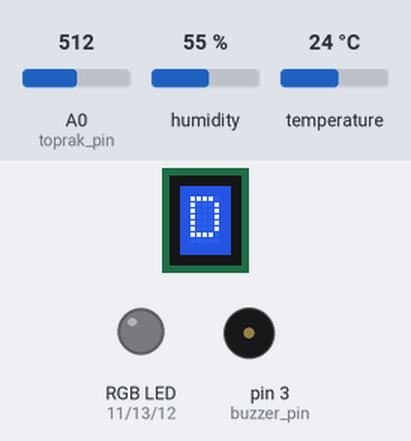
The sketch below on a simulated Arduino Uno, built with avr-gcc and run on an emulated ATmega328P. Parts: 1×1 character LCD, an RGB LED mixed from three pins (HIGH = lit), buzzer (waves = sounding, pin HIGH). The test bench sets the inputs (shaded band); at power-on: humidity 55 %, A0 (toprak_pin) = 512, temperature 24 °C. What the sketch prints to the serial monitor is not drawn.

Above: at 1.2 s.
1.3 s: humidity set to 58 %
8.5 s: humidity set to 61 %
At 12.7 s:
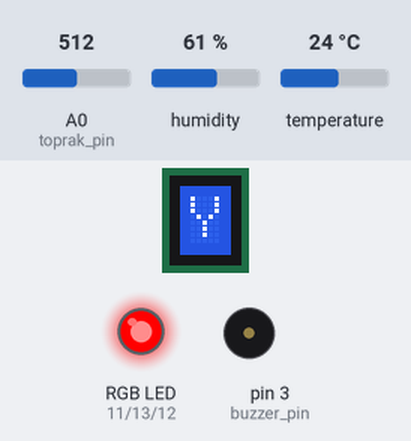
21.0 s: A0 (toprak_pin) set to 86
28.2 s: A0 (toprak_pin) set to 74
At 32.7 s:
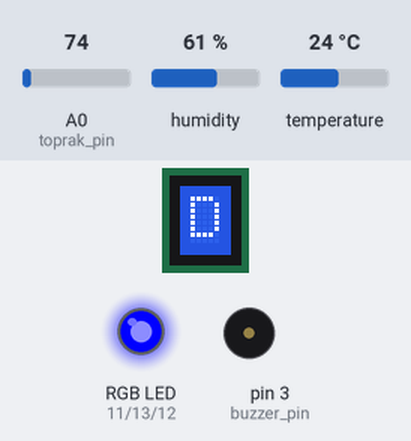
35.4 s: temperature set to 27 °C
At 38.4 s:
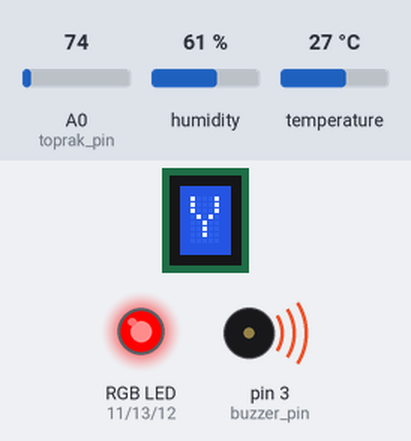
42.6 s: humidity set to 88 %
At 43.4 s:
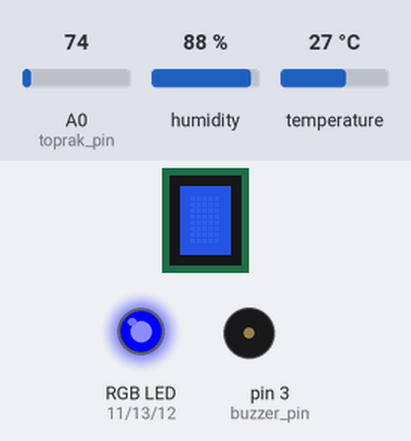
Timing chart, 0 to 50.8 s (numbered marks = the images above; inputs shaded):
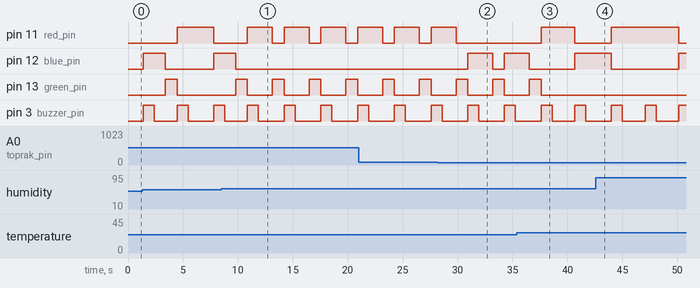

Measured:
- the behaviour switches between 59 and 60 % on humidity (found by bisection; images 0 and 1)
- the behaviour switches between 81 and 80 on A0 (toprak_pin) (found by bisection; images 1 and 2)
- the behaviour switches between 25 and 26 °C on temperature (found by bisection; images 2 and 3)
- after the input at 8.5 s, pin 11 (red_pin): alternates HIGH for 2.3 s and LOW for 1.1 s, starting after 4.7 s; pin 12 (blue_pin): goes on until 9.8 s, then stays LOW; pin 13 (green_pin): alternates HIGH for 1.1 s and LOW for 2.3 s, starting after 4.7 s
- after the input at 28.2 s, pin 11 (red_pin): goes on until 29.9 s, then stays LOW; pin 12 (blue_pin): LOW → HIGH after 2.7 s, → LOW 2.3 s later, → HIGH 1.1 s later
- after the input at 35.4 s, pin 11 (red_pin): LOW → HIGH after 2.2 s, → LOW 3.1 s later; pin 13 (green_pin): goes on until 37.6 s, then stays LOW
- after the input at 42.6 s, pin 13 (green_pin): stops changing and stays LOW
- by itself, pin 3 (buzzer_pin): alternates HIGH for 1.0 s and LOW for 2.3 s

The sketch:

toprak_proje.ino
```cpp
#include <DHT.h> // dht11 kütüphanesini ekliyoruz.
#include <LiquidCrystal.h> // Ekran kütüphanesini ekliyoruz.

// RGB LED Tanımlamaları
int const red_pin = 11;
int const green_pin = 13;
int const blue_pin = 12;

// Nem Sensörü Tanımlamaları
#define DHT11PIN 2
#define DHTTYPE DHT11
DHT dht(DHT11PIN, DHTTYPE);
float nemdeger;
float isideger;

// Toprak Nem Sensörü Tanımlamaları
int const toprak_pin = 0;
float topraknem;

// Piezo Buzzler Tanımlamaları
int const buzzer_pin = 3;

// Ekran Tanımlamaları
int const rs_pin = 10;
int const e_pin = 9;
int const db4 = 4;
int const db5 = 5;
int const lcd1 = 6;


LiquidCrystal lcd(10, 9, 4, 5, 6, 7);

void setup() {
  // Seri İletişimi Başlatalım
  Serial.begin(9600);

  // RGB LED Kurulumu
  pinMode(red_pin, OUTPUT);
  pinMode(green_pin, OUTPUT);
  pinMode(blue_pin, OUTPUT);

  // Nem Sensörü Kurulumu
  pinMode(DHT11PIN,INPUT);
  dht.begin();

  // Toprak Nem Sensörü Kurulumu
  pinMode(toprak_pin,INPUT);

  // Buzzer Kurulumu
  pinMode(buzzer_pin,OUTPUT);

  // Ekran Kurulumu
  lcd.begin(1, 1);
  lcd.print("Ekran Calisiyor");
}

void loop() {
  Serial.println("Toprak Nem Projesi");
  // Ortam nemini aldık
  nemdeger = dht.readHumidity();
  // Ortam isisini aldık
  isideger = dht.readTemperature();
  // Toprak nem değerini aldık
  topraknem = analogRead(toprak_pin);

  // Toprak Nem, Ortam Nem ve Ortam Isı değerlerini
  // 16x2 ekranda ve seri ekranda yazdırdık.

  Serial.print("Ortam Nem:");
  Serial.println(nemdeger);
  Serial.print("Ortam Isi:");
  Serial.println(isideger);
  Serial.print("Toprak Nem:");
  Serial.println(topraknem);

  lcd.begin(1,1);
  lcd.print("Nem/Isi/TNem");
  lcd.begin(1,2);
  lcd.print((int)nemdeger);
  lcd.begin(7,2);
  lcd.print((int)isideger);
  lcd.begin(13,2);
  lcd.print((int)topraknem);

  // Ortam Isı değerlerini kontrol edelim

  if (nemdeger>80)
  {
    Serial.println("Yuksek ortam nemi");
    lcd.begin(1,1);
    lcd.print("Yuksek Ort Nem");
    lcd.noDisplay();
    delay(500);
    lcd.display();
    delay(500);
    digitalWrite(red_pin, HIGH);
    digitalWrite(green_pin, LOW);
    digitalWrite(blue_pin, LOW);

    digitalWrite(buzzer_pin,HIGH);
    delay(1000);
    digitalWrite(buzzer_pin,LOW);
    delay(1000);
  }
  else if (nemdeger<60)
  {
    Serial.println("Dusuk ortam nemi");
    lcd.begin(1,1);
    lcd.print("Dusuk Ort Nemi");
    lcd.noDisplay();
    delay(500);
    lcd.display();
    delay(500);
    digitalWrite(red_pin, LOW);
    digitalWrite(green_pin, LOW);
    digitalWrite(blue_pin, HIGH);

    digitalWrite(buzzer_pin,HIGH);
    delay(1000);
    digitalWrite(buzzer_pin,LOW);
    delay(1000);
  }
  else
  {
    digitalWrite(red_pin, LOW);
    digitalWrite(green_pin, HIGH);
    digitalWrite(blue_pin, LOW);
  }


  if (isideger>25)
  {
    Serial.println("Yuksek ortam isisi");
    lcd.begin(1,1);
    lcd.print("Yuksek Ort Isisi");
    lcd.noDisplay();
    delay(500);
    lcd.display();
    delay(500);
    digitalWrite(red_pin, HIGH);
    digitalWrite(green_pin, LOW);
    digitalWrite(blue_pin, LOW);

    digitalWrite(buzzer_pin,HIGH);
    delay(1000);
    digitalWrite(buzzer_pin,LOW);
    delay(1000);
  }
  else if (nemdeger<10)
  {
    Serial.println("Dusuk ortam isisi");
    lcd.begin(1,1);
    lcd.print("Dusuk Ort Isisi");
    lcd.noDisplay();
    delay(500);
    lcd.display();
    delay(500);
    digitalWrite(red_pin, LOW);
    digitalWrite(green_pin, LOW);
    digitalWrite(blue_pin, HIGH);

    digitalWrite(buzzer_pin,HIGH);
    delay(1000);
    digitalWrite(buzzer_pin,LOW);
    delay(1000);
  }
  else
  {
    digitalWrite(red_pin, LOW);
    digitalWrite(green_pin, HIGH);
    digitalWrite(blue_pin, LOW);
  }


  if (topraknem>80)
  {
    Serial.println("Yüksek toprak nemi");
    lcd.begin(1,1);
    lcd.print("Yuksek Toprak Nemi");
    lcd.noDisplay();
    delay(500);
    lcd.display();
    delay(500);
    digitalWrite(red_pin, HIGH);
    digitalWrite(green_pin, LOW);
    digitalWrite(blue_pin, LOW);

    digitalWrite(buzzer_pin,HIGH);
    delay(1000);
    digitalWrite(buzzer_pin,LOW);
    delay(1000);
  }
  else if (nemdeger>60)
  {
    Serial.println("Dusuk toprak nemi");
    lcd.begin(1,1);
    lcd.print("Dusuk Toprak Nemi");
    lcd.noDisplay();
    delay(500);
    lcd.display();
    delay(500);
    digitalWrite(red_pin, LOW);
    digitalWrite(green_pin, LOW);
    digitalWrite(blue_pin, HIGH);

    digitalWrite(buzzer_pin,HIGH);
    delay(1000);
    digitalWrite(buzzer_pin,LOW);
    delay(1000);
  }
  else
  {
    digitalWrite(red_pin, LOW);
    digitalWrite(green_pin, HIGH);
    digitalWrite(blue_pin, LOW);
  }

}
```
